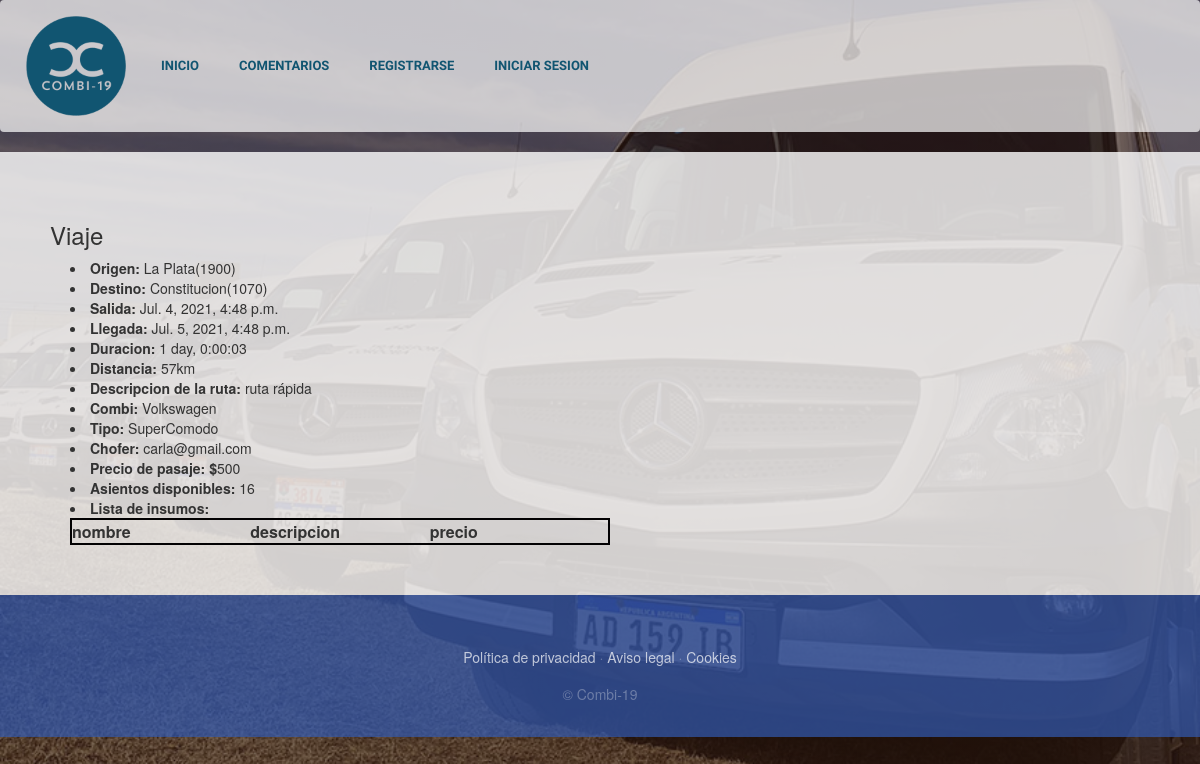
Screenshot of /infoViaje/41 with the database file from the repository.
### PaginaDePruebaApp/models.py (models this page shows, shortened)
class Viaje(models.Model):
    enCurso=models.BooleanField(default=False, verbose_name="Viaje iniciado")
    finalizado=models.BooleanField(default=False, verbose_name="Viaje finalizado")
    insumo = models.ManyToManyField(Insumo, verbose_name="Lista de insumos", blank=True)
    combi = models.ForeignKey(Combi, verbose_name="Lista de combis",on_delete=models.PROTECT)
    ruta = models.ForeignKey(Ruta, verbose_name="ruta",on_delete=models.PROTECT)
    fechaSalida=models.DateTimeField()
    fechaLlegada=models.DateTimeField()
    duracion=models.CharField(max_length=20, default='')
    asientosDisponibles=models.PositiveIntegerField()
    precio=models.PositiveIntegerField()
    class Meta:
        verbose_name="Viaje"
        verbose_name_plural="Viajes"

class Ruta(models.Model):
    id = models.AutoField(primary_key=True)
    origen = models.ForeignKey(Lugar, on_delete= models.PROTECT,related_name = 'rutaOrigen')
    destino = models.ForeignKey(Lugar, on_delete= models.PROTECT, related_name = 'rutaDestino')
    distancia=models.PositiveIntegerField() #distancia en km
    descripcion = models.CharField(max_length=50, blank=False)
    class Meta:
        unique_together=('origen','destino','descripcion')  ## hace que no puede haber otra ruta con estos 3 campos iguales
        verbose_name="Ruta"
        verbose_name_plural="Rutas"

class Lugar(models.Model):
    nombre=models.CharField(max_length=30)
    codigoPostal=models.IntegerField(unique=True, primary_key=True)
    def __str__(self):
        return "{0}({1})".format(self.nombre, self.codigoPostal)
    class Meta:
        verbose_name="Lugar"
        verbose_name_plural="Lugares"

class Combi(models.Model):
    TIPO = (
        ('Comodo', 'Cómodo'),
        ('SuperComodo', 'Súper Comodo'),
    )
    modelo=models.CharField(max_length=30)
    cantAsientos= models.PositiveIntegerField(default=0)
    patente = models.CharField(max_length=20, unique=True)
    chofer = models.OneToOneField(Chofer, on_delete= models.PROTECT)
    tipo=models.CharField(max_length=11,choices=TIPO, default='Comodo')
    class Meta:
        verbose_name="Combi"
        verbose_name_plural="Combis"

class Chofer(models.Model):
    user=models.OneToOneField(User, on_delete=models.CASCADE, primary_key=True)
    telefono= models.PositiveIntegerField(null= True,blank= False, max_length=10)
    def __str__(self):
        return self.user.email
    class Meta:
        verbose_name="Chofer"
        verbose_name_plural="Choferes"

class User(AbstractUser):
    username=None
    email=models.EmailField(_('email address'), unique=True)
    USERNAME_FIELD='email'
    REQUIRED_FIELDS = []
    objects=CustomUserManager()
    esCliente=models.BooleanField(default=False)
    esChofer=models.BooleanField(default=False)
    class Meta:
        verbose_name="Usuario"
        verbose_name_plural="Usuarios"

### PaginaDePruebaApp/views.py (the view, shortened to what this page needs)
# urls.py: path('infoViaje/<int:id_viaje>', views.infoViaje, name= "infoViaje"),
def infoViaje(request, id_viaje):
    viaje = Viaje.objects.get(pk=id_viaje)
    viajeInsumosQuery=Viaje.insumo.through.objects.filter(viaje_id=id_viaje)
    insumos=list(Insumo.objects.get(pk=viajeInsumo.insumo_id) for viajeInsumo in viajeInsumosQuery)
    return render(request,"PaginaDePruebaApp/infoViaje.html",{"viaje": viaje,"insumos":insumos})

### PaginaDePruebaApp/templates/PaginaDePruebaApp/infoViaje.html (shortened to what this page needs)
{% extends "PaginaDePruebaApp/base.html" %}
{% load static %}
{% block content %}
<div style="background-color: rgba(255, 255, 255,0.8); padding:50px">
    <h3>Viaje</h3>
    <li style="margin-left: 20px;"><b>Origen: </b>{{viaje.ruta.origen}}</li>
    <li style="margin-left: 20px;"><b>Destino: </b>{{viaje.ruta.destino}}</li>
    <li style="margin-left: 20px;"><b>Salida: </b>{{viaje.fechaSalida}}</li>
    <li style="margin-left: 20px;"><b>Llegada: </b>{{viaje.fechaLlegada}}</li>
    <li style="margin-left: 20px;"><b>Duracion: </b>{{viaje.duracion}}</li>
    <li style="margin-left: 20px;"><b>Distancia: </b>{{viaje.ruta.distancia}}<text>km</text></li>
    <li style="margin-left: 20px;"><b>Descripcion de la ruta: </b>{{viaje.ruta.descripcion}}</li>
    <li style="margin-left: 20px;"><b>Combi: </b>{{viaje.combi.modelo}}</li>
    <li style="margin-left: 20px;"><b>Tipo: </b>{{viaje.combi.tipo}}</li>
    <li style="margin-left: 20px;"><b>Chofer: </b>{{viaje.combi.chofer}}</li>
    <li style="margin-left: 20px;"><b>Precio de pasaje: $</b>{{viaje.precio}}</li>
    {% if not compra %}
    <li style="margin-left: 20px;"><b>Asientos disponibles: </b>{{viaje.asientosDisponibles}}</li>
    <li style="margin-left: 20px;"><b>Lista de insumos:</b>
        <div>
            <table id=tabla-insumos>
            <thead>
                <tr>
                    <th>nombre</th>
                    <th>descripcion</th>
                    <th>precio</th>
                </tr>
            </thead>
            </table>
        </div>
    </li>
    {% endif %}
</div>
{% endblock %}

### PaginaDePruebaApp/templates/PaginaDePruebaApp/base.html (shortened to what this page needs)
<html>
<head>
    {% load static %}
    <link href="{% static 'PaginaDePruebaApp/vendor/bootstrap/css/bootstrap.min.css' %}" rel="stylesheet">
    <link href="{% static 'PaginaDePruebaApp/css/comentarios2.css' %}" rel="stylesheet">
    <link href="{% static 'PaginaDePruebaApp/css/gestion.css' %}" rel="stylesheet">
<link rel="stylesheet" href="https://maxcdn.bootstrapcdn.com/bootstrap/3.4.1/css/bootstrap.min.css">
<link rel="stylesheet" href="https://cdnjs.cloudflare.com/ajax/libs/bootstrap-datetimepicker/4.17.47/css/bootstrap-datetimepicker.css">
</head>
<body>
    <nav class="navbar navbar-expand-lg navbar-dark py-lg-4" id="mainNav">
        <div class="container-fluid">
            <img src="{% static 'PaginaDePruebaApp/img/logo.png'%}" alt="" width="100">
            <div class="collapse navbar-collapse" id="navbarResponsive">
                <ul class="navbar-nav mx-auto">
                    <li class="nav-item {% if request.path == 'Inicio' %}active{% endif %} px-lg-4">
                        <a class="nav-link text-uppercase text-expanded" href="{% url 'Inicio' %}">Inicio</a>
                    </li>
                    <li class="nav-item {% if request.path == 'Comentarios' %}active{% endif %} px-lg-4">
                        <a class="nav-link text-uppercase text-expanded" href="{% url 'Comentarios' %}">Comentarios</a>
                    </li>
                    {% if user.is_authenticated %}
                        {% if user.is_superuser %}
                            <li class="nav-item {% if request.path == 'RegistroChofer' %}active{% endif %} px-lg-4">
                                <a class="nav-link text-uppercase text-expanded" href="{% url 'RegistroChofer' %}">Registrar chofer</a>
                            </li>
                            <li class="nav-item {% if request.path == 'Imprevistos' %}active{% endif %} px-lg-4">
                                <a class="nav-link text-uppercase text-expanded" href="{% url 'Imprevistos' %}">Imprevistos</a>
                            </li>
                            <li class="nav-item {% if request.path == 'Reembolsos' %}active{% endif %} px-lg-4">
                                <a class="nav-link text-uppercase text-expanded" href="{% url 'Reembolsos' %}">Reembolsos</a>
                            </li>
                            <li class="nav-item {% if request.path == 'PanelAdmin' %}active{% endif %} px-lg-4">
                                <a class="nav-link text-uppercase text-expanded" href="http://127.0.0.1:8000/admin/">Panel administración</a>
                            </li>
                        {% endif %}
                        {% if user.esChofer %}
                            <li class="nav-item {% if request.path == 'ViajesChofer' %}active{% endif %} px-lg-4">
                                <a class="nav-link text-uppercase text-expanded" href="{% url 'ViajesChofer' %}">Mis viajes</a>
                            </li>
                            <li class="nav-item {% if request.path == 'ImprevistosChofer' %}active{% endif %} px-lg-4">
                                <a class="nav-link text-uppercase text-expanded" href="{% url 'ImprevistosChofer' %}">Mis imprevistos</a>
                            </li>
                        {% endif %}
                        {% if user.esCliente %}
                            <li class="nav-item">
                                <a class="nav-link text-uppercase text-expanded" href="{% url 'HistorialDeViajes' %}">Historial de viajes</a>
                            </li>
                            <li class="nav-item">
                                <a class="nav-link text-uppercase text-expanded" href="{% url 'Perfil' %}">Perfil</a>
                            </li>
                        {% endif %}
                        <li class="nav-item">
                            <a class="nav-link text-uppercase text-expanded" href="{% url 'logout' %}">Cerrar sesion</a>
                        </li>
                    {% else %}
                        <li class="nav-item {% if request.path == 'Registro' %}active{% endif %} px-lg-4">
                            <a class="nav-link text-uppercase text-expanded" href="{% url 'Registro' %}">Registrarse</a>
                        </li>
                        <li class="nav-item {% if request.path == 'Login' %}active{% endif %} px-lg-4">
                            <a class="nav-link text-uppercase text-expanded" href="{% url 'login' %}">Iniciar sesion</a>
                        </li>
                    {% endif %}
                </ul>
            </div>
        </div>
    </nav>
    {% block content %}
    {% endblock %}
    <footer id="fot" class="footer text-faded text-center py-5">
        <div class="container">
            <p class="m-0 mbt">
                <a href="sample.html" class="link">Política de privacidad</a> ·
                <a href="sample.html" class="link">Aviso legal</a> ·
                <a href="sample.html" class="link">Cookies</a>
            </p>
            <p class="m-0 mbt1">&copy; Combi-19</p>
        </div>
    </footer>
</body>
</html>

### PaginaDePruebaApp/static/PaginaDePruebaApp/css/gestion.css (style rules this page uses)
body { font-family: 'Lora'; background: linear-gradient(rgba(47, 23, 15, 0.65), rgba(47, 23, 15, 0.65)), url("../img/fondo.jpg"); background-attachment: fixed; background-position: center; background-size: cover; }
h1, h2, h3, h4, h5, h6 { font-family: 'Raleway'; }
p { line-height: 1.75; }
.text-faded { color: rgba(255, 255, 255, 0.3); }
#mainNav { font-family: 'Raleway'; background-color: rgba(255, 255, 255, 0.7); }
#mainNav .navbar-nav .nav-item .nav-link { color: #115571; font-weight: 800; }
@media (min-width: 992px) { #mainNav .navbar-nav .nav-item .nav-link { font-size: 1.3rem; } }
.footer { clear: both; background-color: rgba(50, 91, 179, 0.7); }
.mbt { padding-top: 2rem; }
.mbt1 { padding-top: 1.25rem; }
a.link { color: rgba(255, 255, 255, 0.7); }
#tabla-insumos { table-layout: fixed; width: 50%; border-collapse: collapse; border: 2px solid rgb(2, 1, 2); }

### rows the page displays
Viaje: ruta.origen "La Plata(1900)", ruta.destino "Constitucion(1070)", fechaSalida "Jul. 4, 2021, 4:48 p.m.", fechaLlegada "Jul. 5, 2021, 4:48 p.m.", duracion "1 day, 0:00:03", ruta.distancia "57", ruta.descripcion "ruta rápida", combi.modelo "Volkswagen", combi.tipo "SuperComodo", combi.chofer "carla@gmail.com", precio "500", asientosDisponibles "16"
